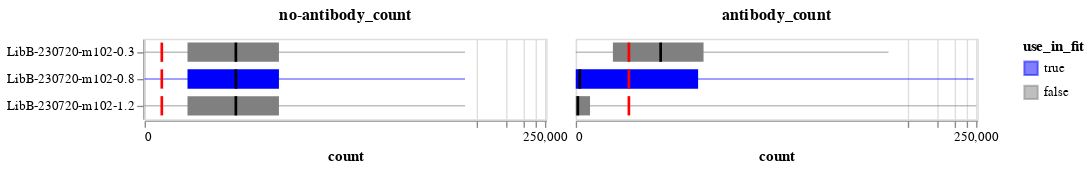

Here is the notebook cell this chart was saved with:
### Markdown cell above
Now plot the distribution of no-antibody and antibody counts versus the thresholds.
Recall we keep variants that meet **either** threshold, and in an ideal experiment all variants would meet the no-antibody threshold but we may expect only a small fraction (true escape mutations) to meet the antibody threshold.

In the plots below, the bars span the interquartile range, the lines go from min to max, the dark black line is the median, and the red line is the threshold for counts to be retained (a variant only needs to meet one threshold).

### Code cell
count_summary = (
    prob_escape.melt(
        id_vars=["sample", "concentration", "use_in_fit"],
        value_vars=["antibody_count", "no-antibody_count"],
        var_name="count_type",
        value_name="count",
    )
    .groupby(["sample", "concentration", "use_in_fit", "count_type"], as_index=False)
    .aggregate(
        median=pd.NamedAgg("count", "median"),
        q1=pd.NamedAgg("count", lambda s: s.quantile(0.25)),
        q3=pd.NamedAgg("count", lambda s: s.quantile(0.75)),
        min=pd.NamedAgg("count", "min"),
        max=pd.NamedAgg("count", "max"),
    )
    .merge(
        min_counts.rename(
            columns={
                "min_antibody_count": "antibody_count",
                "min_no_antibody_count": "no-antibody_count",
            }
        ).melt(id_vars="sample", var_name="count_type", value_name="threshold"),
        on=["sample", "count_type"],
        validate="one_to_one",
    )
)

base_chart = alt.Chart(count_summary).encode(
    y=alt.Y("sample", title=None, sort=alt.SortField("concentration")),
    tooltip=count_summary.columns.tolist(),
    color=alt.Color(
        "use_in_fit",
        scale=alt.Scale(domain=[True, False], range=["blue", "gray"]),
    ),
)

quantile_bar = base_chart.encode(
    x=alt.X(
        "q1",
        scale=alt.Scale(type="symlog", constant=20),
        axis=alt.Axis(labelOverlap=True),
        title="count",
    ),
    x2="q3",
).mark_bar(color="blue", height={"band": 0.8})

range_line = base_chart.encode(x="min", x2="max").mark_rule(color="blue", opacity=0.5)

median_line = base_chart.encode(
    x="median", x2="median", color=alt.value("black")
).mark_bar(xOffset=1, x2Offset=-1, height={"band": 0.8})

threshold_line = base_chart.encode(
    x="threshold", x2="threshold", color=alt.value("red")
).mark_bar(xOffset=1, x2Offset=-1, height={"band": 0.8})

count_summary_chart = (quantile_bar + range_line + median_line + threshold_line).facet(
    column=alt.Column(
        "count_type",
        title=None,
        sort="descending",
        header=alt.Header(labelFontWeight="bold", labelFontSize=12),
    ),
)

count_summary_chart

### Figure 1 — Vega-Lite specification as saved in the notebook (floating-point values rounded to 4 significant figures)
{"config": {"view": {"continuousWidth": 300, "continuousHeight": 300}}, "data": {"name": "data-3d5e16d963c00eb45c788057b5e876a5"}, "facet": {"column": {"field": "count_type", "header": {"labelFontSize": 12, "labelFontWeight": "bold"}, "sort": "descending", "title": null, "type": "nominal"}}, "spec": {"layer": [{"mark": {"type": "bar", "color": "blue", "height": {"band": 0.8}}, "encoding": {"color": {"field": "use_in_fit", "scale": {"domain": [true, false], "range": ["blue", "gray"]}, "type": "nominal"}, "tooltip": [{"field": "sample", "type": "nominal"}, {"field": "concentration", "type": "quantitative"}, {"field": "use_in_fit", "type": "nominal"}, {"field": "count_type", "type": "nominal"}, {"field": "median", "type": "quantitative"}, {"field": "q1", "type": "quantitative"}, {"field": "q3", "type": "quantitative"}, {"field": "min", "type": "quantitative"}, {"field": "max", "type": "quantitative"}, {"field": "threshold", "type": "quantitative"}], "x": {"axis": {"labelOverlap": true}, "field": "q1", "scale": {"constant": 20, "type": "symlog"}, "title": "count", "type": "quantitative"}, "x2": {"field": "q3"}, "y": {"field": "sample", "sort": {"field": "concentration"}, "title": null, "type": "nominal"}}}, {"mark": {"type": "rule", "color": "blue", "opacity": 0.5}, "encoding": {"color": {"field": "use_in_fit", "scale": {"domain": [true, false], "range": ["blue", "gray"]}, "type": "nominal"}, "tooltip": [{"field": "sample", "type": "nominal"}, {"field": "concentration", "type": "quantitative"}, {"field": "use_in_fit", "type": "nominal"}, {"field": "count_type", "type": "nominal"}, {"field": "median", "type": "quantitative"}, {"field": "q1", "type": "quantitative"}, {"field": "q3", "type": "quantitative"}, {"field": "min", "type": "quantitative"}, {"field": "max", "type": "quantitative"}, {"field": "threshold", "type": "quantitative"}], "x": {"field": "min", "type": "quantitative"}, "x2": {"field": "max"}, "y": {"field": "sample", "sort": {"field": "concentration"}, "title": null, "type": "nominal"}}}, {"mark": {"type": "bar", "height": {"band": 0.8}, "x2Offset": -1, "xOffset": 1}, "encoding": {"color": {"value": "black"}, "tooltip": [{"field": "sample", "type": "nominal"}, {"field": "concentration", "type": "quantitative"}, {"field": "use_in_fit", "type": "nominal"}, {"field": "count_type", "type": "nominal"}, {"field": "median", "type": "quantitative"}, {"field": "q1", "type": "quantitative"}, {"field": "q3", "type": "quantitative"}, {"field": "min", "type": "quantitative"}, {"field": "max", "type": "quantitative"}, {"field": "threshold", "type": "quantitative"}], "x": {"field": "median", "type": "quantitative"}, "x2": {"field": "median"}, "y": {"field": "sample", "sort": {"field": "concentration"}, "title": null, "type": "nominal"}}}, {"mark": {"type": "bar", "height": {"band": 0.8}, "x2Offset": -1, "xOffset": 1}, "encoding": {"color": {"value": "red"}, "tooltip": [{"field": "sample", "type": "nominal"}, {"field": "concentration", "type": "quantitative"}, {"field": "use_in_fit", "type": "nominal"}, {"field": "count_type", "type": "nominal"}, {"field": "median", "type": "quantitative"}, {"field": "q1", "type": "quantitative"}, {"field": "q3", "type": "quantitative"}, {"field": "min", "type": "quantitative"}, {"field": "max", "type": "quantitative"}, {"field": "threshold", "type": "quantitative"}], "x": {"field": "threshold", "type": "quantitative"}, "x2": {"field": "threshold"}, "y": {"field": "sample", "sort": {"field": "concentration"}, "title": null, "type": "nominal"}}}]}, "$schema": "https://vega.github.io/schema/vega-lite/v5.8.0.json", "datasets": {"data-3d5e16d963c00eb45c788057b5e876a5": [{"sample": "LibB-230720-m102-0.3", "concentration": 0.3, "use_in_fit": false, "count_type": "antibody_count", "median": 128.0, "q1": 28.0, "q3": 387.0, "min": 0, "max": 31848, "threshold": 50.0}, {"sample": "LibB-230720-m102-0.3", "concentration": 0.3, "use_in_fit": false, "count_type": "no-antibody_count", "median": 152.0, "q1": 35.0, "q3": 455.0, "min": 0, "max": 38223, "threshold": 10.0}, {"sample": "LibB-230720-m102-0.8", "concentration": 0.8, "use_in_fit": true, "count_type": "antibody_count", "median": 2.0, "q1": 0.0, "q3": 338.0, "min": 0, "max": 237761, "threshold": 50.0}, {"sample": "LibB-230720-m102-0.8", "concentration": 0.8, "use_in_fit": true, "count_type": "no-antibody_count", "median": 152.0, "q1": 35.0, "q3": 455.0, "min": 0, "max": 38223, "threshold": 10.0}, {"sample": "LibB-230720-m102-1.2", "concentration": 1.2, "use_in_fit": false, "count_type": "antibody_count", "median": 1.0, "q1": 0.0, "q3": 8.0, "min": 0, "max": 252992, "threshold": 50.0}, {"sample": "LibB-230720-m102-1.2", "concentration": 1.2, "use_in_fit": false, "count_type": "no-antibody_count", "median": 152.0, "q1": 35.0, "q3": 455.0, "min": 0, "max": 38223, "threshold": 10.0}]}}
